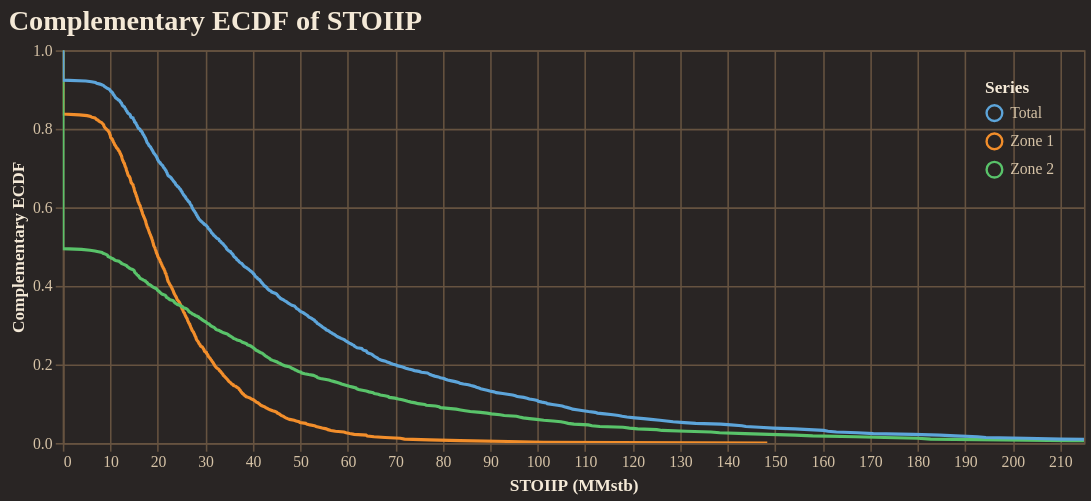

Here is the notebook cell this chart was saved with:
### Code cell
fig = reporter.plotter.prospect_volumetric_ecdf_plot(
    figsize=(650, 250),
    backend=PLOTTING_BACKEND
)
fig.show()

### Figure 1 — Vega-Lite specification as saved in the notebook (floating-point values rounded to 4 significant figures; data arrays with more than 128 entries replaced by an {"elided": "..."} marker saying what was removed)
{"config": {"background": "#292524", "view": {"fill": "#292524", "stroke": "#665340"}, "title": {"color": "#f4e9d7", "font": "Merriweather", "fontSize": 18, "fontWeight": 600, "subtitleColor": "#d5c2a6", "anchor": "start"}, "axis": {"domainColor": "#665340", "gridColor": "#665340", "tickColor": "#665340", "labelColor": "#d5c2a6", "titleColor": "#f4e9d7", "labelFont": "Merriweather", "titleFont": "Merriweather"}, "legend": {"titleColor": "#f4e9d7", "labelColor": "#d5c2a6", "labelFont": "Merriweather", "titleFont": "Merriweather", "orient": "top-right", "symbolType": "circle"}, "header": {"labelColor": "#d5c2a6", "titleColor": "#f4e9d7", "labelFont": "Merriweather", "titleFont": "Merriweather"}, "mark": {"color": "#c78d3b"}, "line": {"color": "#c78d3b"}, "bar": {"color": "#c78d3b"}, "point": {"color": "#ddb06d"}, "area": {"color": "#c78d3b", "opacity": 0.35}, "text": {"color": "#f4e9d7", "font": "Merriweather"}, "range": {"category": ["#5DA5DA", "#F28E2B", "#59C36A", "#E15759", "#B07AA1", "#4ECDC4", "#FF9DA7", "#EDC948"]}}, "layer": [{"mark": {"type": "line", "clip": true, "strokeWidth": 2}, "encoding": {"color": {"field": "series", "title": "Series", "type": "nominal"}, "tooltip": [{"field": "series", "title": "Series", "type": "nominal"}, {"field": "stoiip_mmstb", "format": ",.2f", "title": "STOIIP (MMstb)", "type": "quantitative"}, {"field": "exceedance_probability", "format": ".3f", "title": "Exceedance", "type": "quantitative"}], "x": {"field": "stoiip_mmstb", "title": "STOIIP (MMstb)", "type": "quantitative"}, "y": {"field": "exceedance_probability", "scale": {"domain": [0, 1]}, "title": "Complementary ECDF", "type": "quantitative"}}}], "data": {"name": "data-acbba2435f5369aea5b871655f848238"}, "encoding": {"x": {"field": "stoiip_mmstb", "scale": {"domain": [0, 215.0]}, "type": "quantitative"}}, "height": 250, "title": "Complementary ECDF of STOIIP", "width": 650, "$schema": "https://vega.github.io/schema/vega-lite/v5.20.1.json", "datasets": {"data-acbba2435f5369aea5b871655f848238": {"elided": "1500 records"}}}
